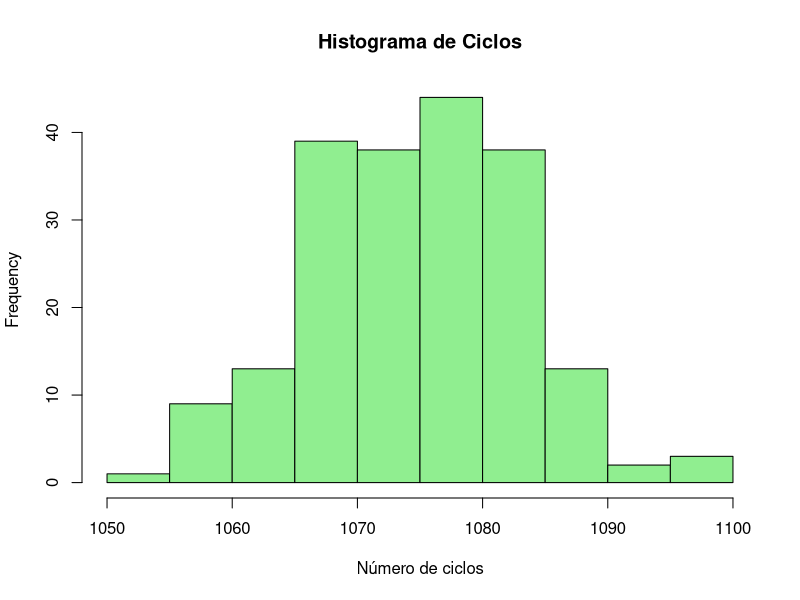
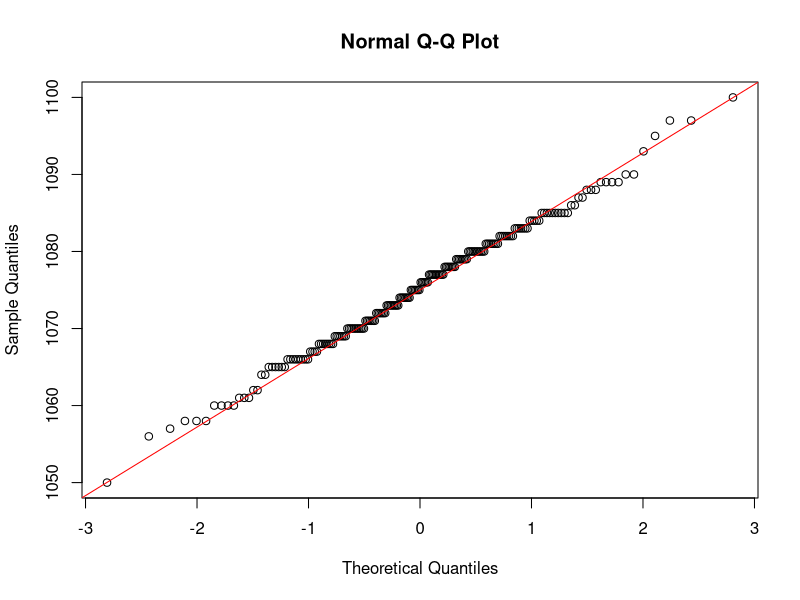
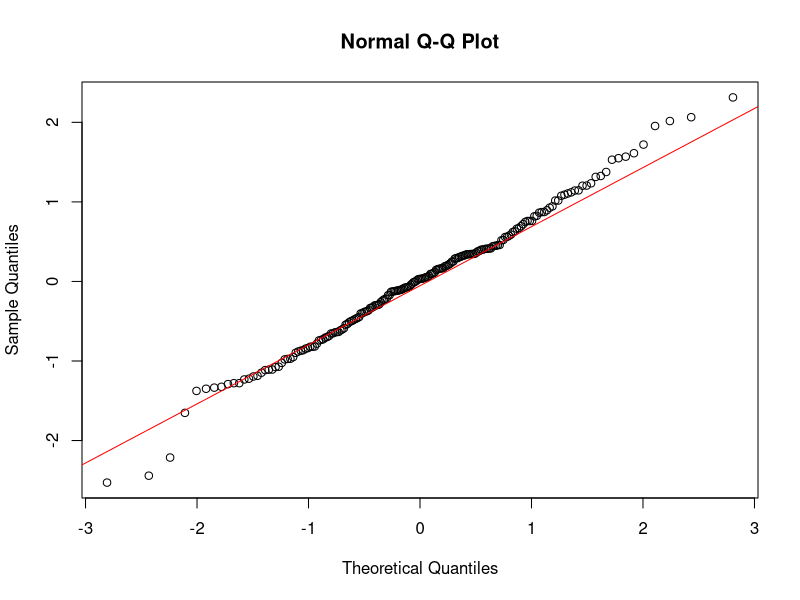
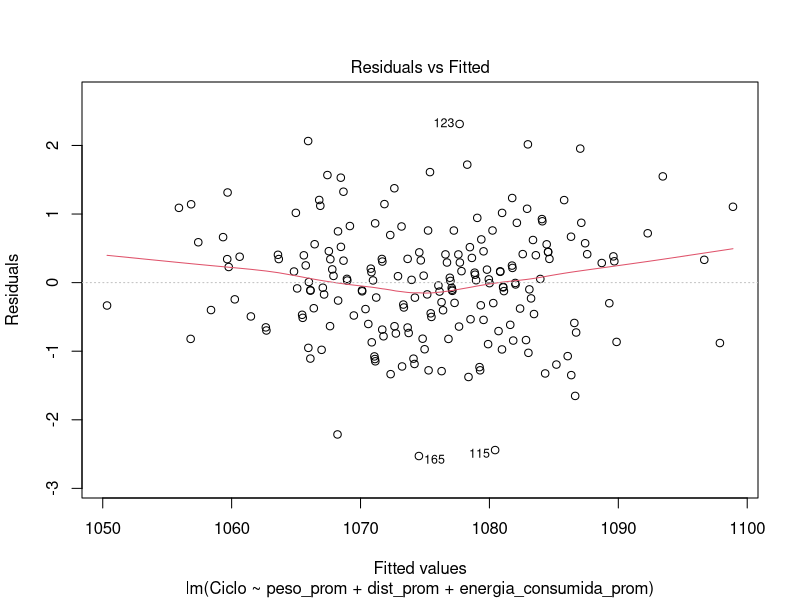
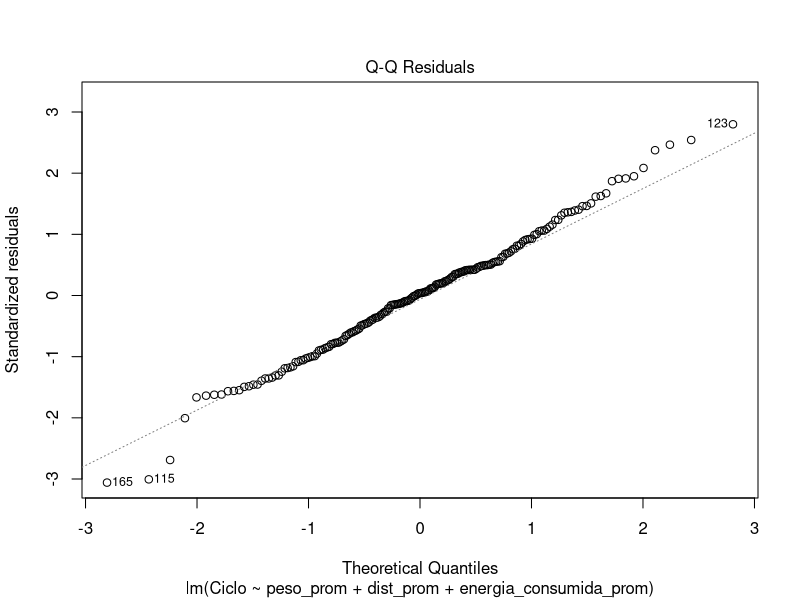
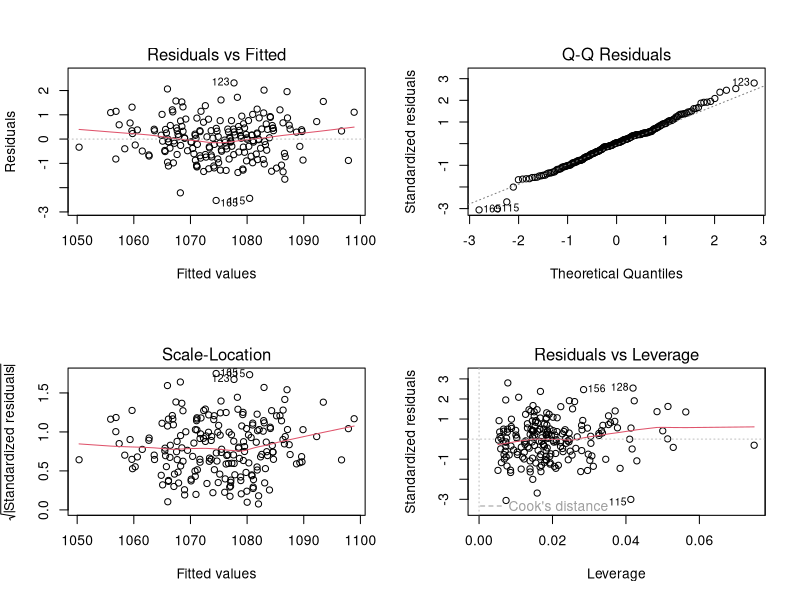
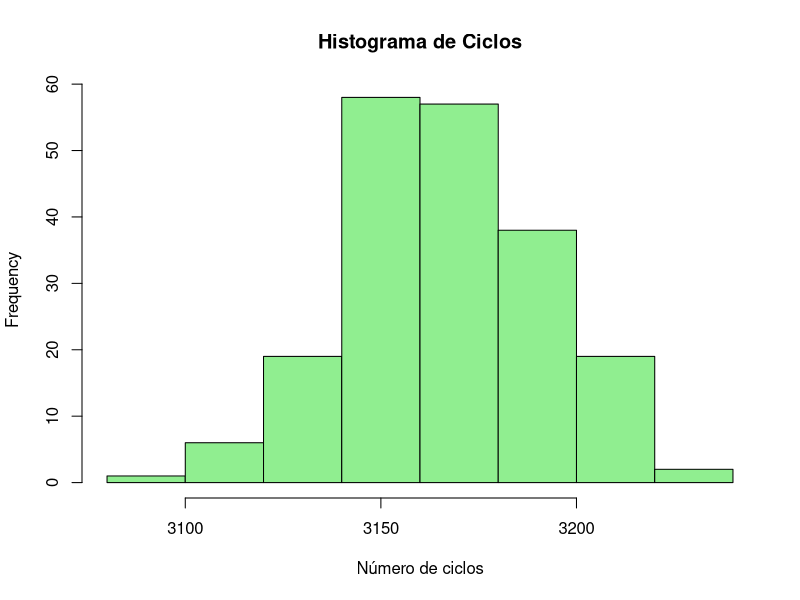
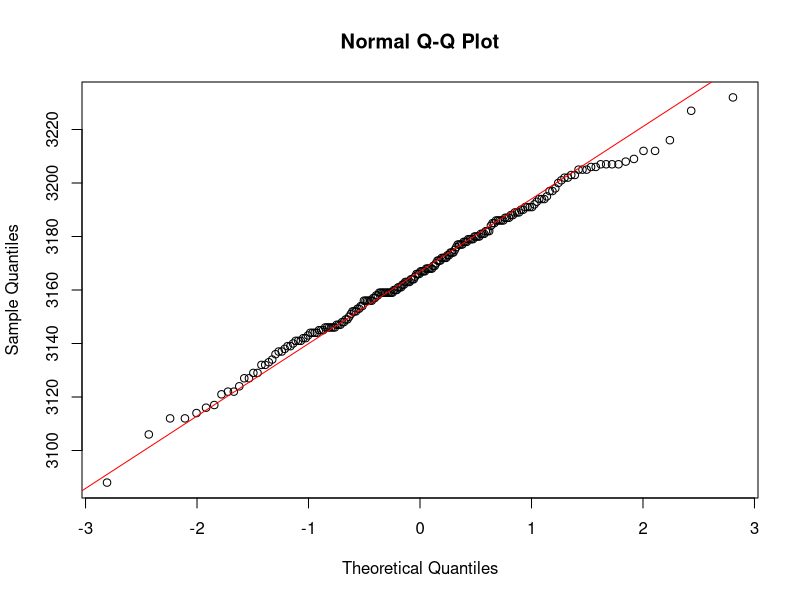

The R source for these figures, in order: (Note: this script raises an error after producing the figures.)
# =====================================================
# ANALISIS DE REGRESION Y SUPUESTOS DEL MODELO LINEAL
# =====================================================

# Cargar librerías necesarias
# lmtest: pruebas de independencia y homocedasticidad
# car: diagnóstico de multicolinealidad

library(lmtest)
library(car)

#Carga de semilla
set.seed(123)  

# =====================================================
# CASO 1: Distancia larga – Peso alto
# =====================================================

# Cargar datos
caso1 <- read.csv("data1.csv")

caso1$SOH. <- NULL

View(caso1)

round(cor(caso1), 2)
round(cor(caso1[, c("peso_prom","dist_prom","corriente_prom","temp_prom","energia_consumida_prom")]),2)
round(cor(caso1[, c("Ciclo","peso_prom","dist_prom","temp_prom")]),2)

# Histograma
par(mfrow = c(1,1))
hist(caso1$Ciclo,
     main = "Histograma de Ciclos",
     xlab = "Número de ciclos",
     col = "lightgreen")

# Normalidad visual
qqnorm(caso1$Ciclo)
qqline(caso1$Ciclo, col = "red")

# Pruebas de normalidad
shapiro.test(caso1$Ciclo)

ciclo <- caso1$Ciclo
ks.test(ciclo, "pnorm", mean = mean(ciclo), sd = sd(ciclo))

# Modelo1 de regresión 
modelo1 <- lm(Ciclo ~ peso_prom + dist_prom + corriente_prom + temp_prom + energia_consumida_prom, data = caso1)
summary(modelo1)

# Multicolinealidad (Factor de Inflación de Varianza)
vif(modelo1)

# Modelo2 de regresión
modelo2 <- lm(Ciclo ~ peso_prom + dist_prom + energia_consumida_prom, data = caso1)
summary(modelo2)

# Multicolinealidad (Factor de Inflación de Varianza)
vif(modelo2)

# Modelo3 de regresión
modelo3 <- lm(Ciclo ~ peso_prom + dist_prom, data = caso1)
summary(modelo2)

# Multicolinealidad (Factor de Inflación de Varianza)
vif(modelo3)

#Verificamos cual es el modelo optimo
AIC(modelo1,modelo2,modelo3)


# Obtención de residuos del modelo
res <- residuals(modelo2)

# Normalidad de los errores (gráfico y prueba)
qqnorm(res)
qqline(res, col = "red")
shapiro.test(res)

# Linealidad y homocedasticidad (residuos vs ajustados)
plot(modelo2, which = 1)

# Normalidad de los residuos (Q-Q del modelo)
plot(modelo2, which = 2)

# Gráficos diagnósticos completos del modelo
par(mfrow = c(2,2))
plot(modelo2)

# Independencia de los errores (Durbin-Watson)
dwtest(modelo2)

# Homocedasticidad (Breusch-Pagan)
bptest(modelo2)

Anova(modelo2)

# =====================================================
# CASO 2: Distancia corta – Peso alto
# =====================================================

# Cargar datos
caso2 <- read.csv("data2.csv")

caso2$SOH. <- NULL

View(caso2)

round(cor(caso2), 2)
round(cor(caso2[, c("peso_prom","dist_prom","corriente_prom","temp_prom","energia_consumida_prom")]),2)
round(cor(caso2[, c("Ciclo","peso_prom","dist_prom","temp_prom")]),2)

# Histograma
par(mfrow = c(1,1))
hist(caso2$Ciclo,
     main = "Histograma de Ciclos",
     xlab = "Número de ciclos",
     col = "lightgreen")

# Normalidad visual
qqnorm(caso2$Ciclo)
qqline(caso2$Ciclo, col = "red")

# Pruebas de normalidad
shapiro.test(caso2$Ciclo)

ciclo <- caso2$Ciclo
ks.test(ciclo, "pnorm", mean = mean(ciclo), sd = sd(ciclo))

# Modelo1 de regresión 
modelo1 <- lm(Ciclo ~ peso_prom + dist_prom + corriente_prom + temp_prom + energia_consumida_prom, data = caso2)
summary(modelo1)

# Multicolinealidad (Factor de Inflación de Varianza)
vif(modelo1)

# Modelo2 de regresión
modelo2 <- lm(Ciclo ~ peso_prom + dist_prom, data = caso2)
summary(modelo2)

# Multicolinealidad (Factor de Inflación de Varianza)
vif(modelo2)

#Verificamos cual es el modelo optimo
AIC(modelo1,modelo2)

# Obtención de residuos del modelo
res <- residuals(modelo2)

# Normalidad de los errores (gráfico y prueba)
qqnorm(res)
qqline(res, col = "red")
shapiro.test(res)

# Linealidad y homocedasticidad (residuos vs ajustados)
plot(modelo2, which = 1)

# Normalidad de los residuos (Q-Q del modelo)
plot(modelo2, which = 2)

# Gráficos diagnósticos completos del modelo
par(mfrow = c(2,2))
plot(modelo2)

# Independencia de los errores (Durbin-Watson)
dwtest(modelo2)

# Homocedasticidad (Breusch-Pagan)
bptest(modelo2)

Anova(modelo2)

# =====================================================
# CASO 3: Distancia corta – Peso bajo
# =====================================================

# Cargar datos
caso3 <- read.csv("data3.csv")

caso3$SOH. <- NULL

View(caso3)

round(cor(caso3), 2)
round(cor(caso3[, c("peso_prom","dist_prom","corriente_prom","temp_prom","energia_consumida_prom")]),2)
round(cor(caso3[, c("Ciclo","peso_prom","dist_prom","temp_prom")]),2)

# Histograma
par(mfrow = c(1,1))
hist(muestra$Ciclo,
     main = "Histograma de Ciclos",
     xlab = "Número de ciclos",
     col = "lightgreen")

# Normalidad visual
qqnorm(caso3$Ciclo)
qqline(caso3$Ciclo, col = "red")

# Pruebas de normalidad
shapiro.test(caso3$Ciclo)

ciclo <- caso3$Ciclo
ks.test(ciclo, "pnorm", mean = mean(ciclo), sd = sd(ciclo))

# Modelo1 de regresión 
modelo1 <- lm(Ciclo ~ peso_prom + dist_prom + corriente_prom + temp_prom + energia_consumida_prom, data = caso3)
summary(modelo1)

# Multicolinealidad (Factor de Inflación de Varianza)
vif(modelo1)

# Modelo2 de regresión 
modelo2 <- lm(Ciclo ~ peso_prom + dist_prom + corriente_prom + energia_consumida_prom, data = caso3)
summary(modelo2)

# Multicolinealidad (Factor de Inflación de Varianza)
vif(modelo2)

# Modelo3 de regresión 
modelo3 <- lm(Ciclo ~ peso_prom + dist_prom + energia_consumida_prom, data = caso3)
summary(modelo3)

# Multicolinealidad (Factor de Inflación de Varianza)
vif(modelo3)

# Modelo4 de regresión
modelo4 <- lm(Ciclo ~ peso_prom + dist_prom, data = caso3)
summary(modelo4)

# Multicolinealidad (Factor de Inflación de Varianza)
vif(modelo4)

#Verificamos cual es el modelo optimo
AIC(modelo1,modelo2,modelo3,modelo4)

# Obtención de residuos del modelo
res <- residuals(modelo2)

# Normalidad de los errores (gráfico y prueba)
qqnorm(res)
qqline(res, col = "red")
shapiro.test(res)

# Linealidad y homocedasticidad (residuos vs ajustados)
plot(modelo2, which = 1)

# Normalidad de los residuos (Q-Q del modelo)
plot(modelo2, which = 2)

# Gráficos diagnósticos completos del modelo
par(mfrow = c(2,2))
plot(modelo2)

# Independencia de los errores (Durbin-Watson)
dwtest(modelo2)

# Homocedasticidad (Breusch-Pagan)
bptest(modelo2)

Anova(modelo2)